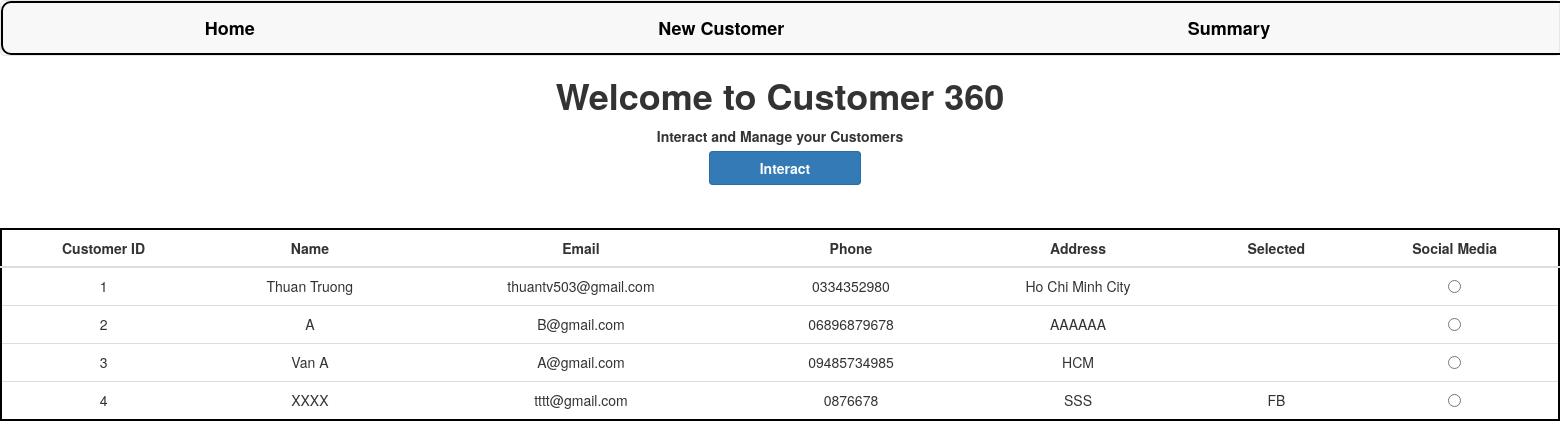
The page / on the database its author committed.
### customer360/models.py (models this page shows, shortened)
class Customer(models.Model):
    id = models.AutoField(primary_key=True)
    name = models.CharField(max_length=100)
    email = models.EmailField(max_length=100)
    phone = models.CharField(max_length=20)
    address = models.CharField(max_length=200)
    social_media = models.CharField(max_length=100, blank=True)

### customer360/views.py (the view)
# urls.py: path('',views.index,name="index"),
def index(request):
    customers = Customer.objects.all()
    context = {"customers":customers}
    return render(request,"index.html",context=context)

### customer360/templates/index.html (shortened to what this page needs)
{% extends 'base.html' %}
{% load static %}
{% block content %}
<html>
    <head>
    </head>
    <body>
        <h1>Welcome to Customer 360</h1>
        <p>Interact and Manage your Customers</p>
        <a class="btn btn-primary" style="font-weight:bold; display:inline" onclick="set_customer()">Interact</a>
        <table class="table">
            <thead>
                <tr>
                    <th>Customer ID</th>
                    <th>Name</th>
                    <th>Email</th>
                    <th>Phone</th>
                    <th>Address</th>
                    <th>Selected</th>
                    <th>Social Media</th>
                </tr>
            </thead>
            <tbody>
                {% for customer in customers %}
                    <tr>
                        <td>{{customer.id }}</td>
                        <td>{{customer.name }}</td>
                        <td>{{customer.email }}</td>
                        <td>{{customer.phone }}</td>
                        <td>{{customer.address }}</td>
                        <td>{{customer.social_media }}</td>
                        <td>
                            <input type="radio" name="selected_customers" value="{{ customer.id }}">
                        </td>
                    </tr>
                {% endfor %}
            </tbody>
        </table>
    </body>
</html>
{% endblock content %}

### customer360/templates/base.html (shortened to what this page needs)
{% load static %}
<!DOCTYPE html>
<html>
    <head>
        <link rel="stylesheet" href="https://maxcdn.bootstrapcdn.com/bootstrap/3.4.1/css/bootstrap.min.css">
        <link rel="stylesheet" href="{% static 'css/main.css' %}">
    </head>
    <body>
        <nav class="navbar navbar-default">
                <ul class="nav navbar-nav">
                    <li>
                        <a style="color:black;" href="/">Home</a>
                    </li>
                    <li>
                        <a  style="color:black;" href="/create">New Customer</a>
                    </li>
                    <li>
                        <a style="color:black;" href="/summary">Summary</a>
                    </li>
                </ul>
        </nav>
        {% block content %}
        {% endblock %}
    </body>
</html>

### static/css/main.css (style rules this page uses)
body { text-align: center; margin: auto; }
h1,p { font-weight: bold; }
table { margin: auto; border: 2px solid #000000; margin-top: 50px; border-radius: 15px; background-color: white; text-align: center; }
th { text-align: center; }
.nav { width: 200%; border: 2px solid black; border-radius: 10px; }
.nav li { margin-right: 6%; margin-left: 6%; font-size: large; font-weight: bold; }
.btn { display: flex; margin-top: 10px; margin-bottom: 10px; padding-left: 50px; padding-right: 50px; text-align: left; margin-left: 10px; }

### rows shown on the page
Customer: id "1", name "Thuan Truong", email "thuantv503@gmail.com", phone "0334352980", address "Ho Chi Minh City"
Customer: id "2", name "A", email "B@gmail.com", phone "06896879678", address "AAAAAA"
Customer: id "3", name "Van A", email "A@gmail.com", phone "09485734985", address "HCM"
Customer: id "4", name "XXXX", email "tttt@gmail.com", phone "0876678", address "SSS", social_media "FB"
